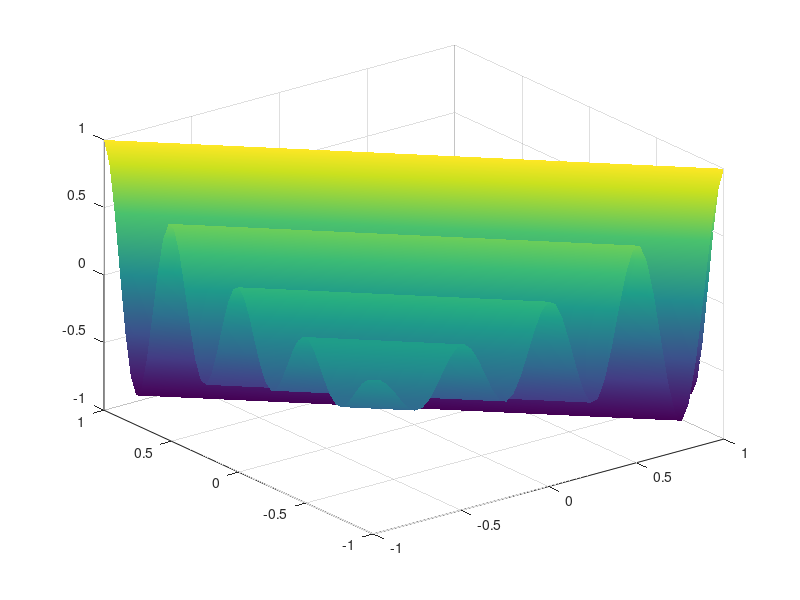

This figure's MATLAB source:
x= linspace(-1,1,51);
y=x;
[xx, yy]=meshgrid(x,y);
f= cos(4*pi*(xx+yy)).*exp(-abs(xx+yy));
surf(x,y,f)
shading interp